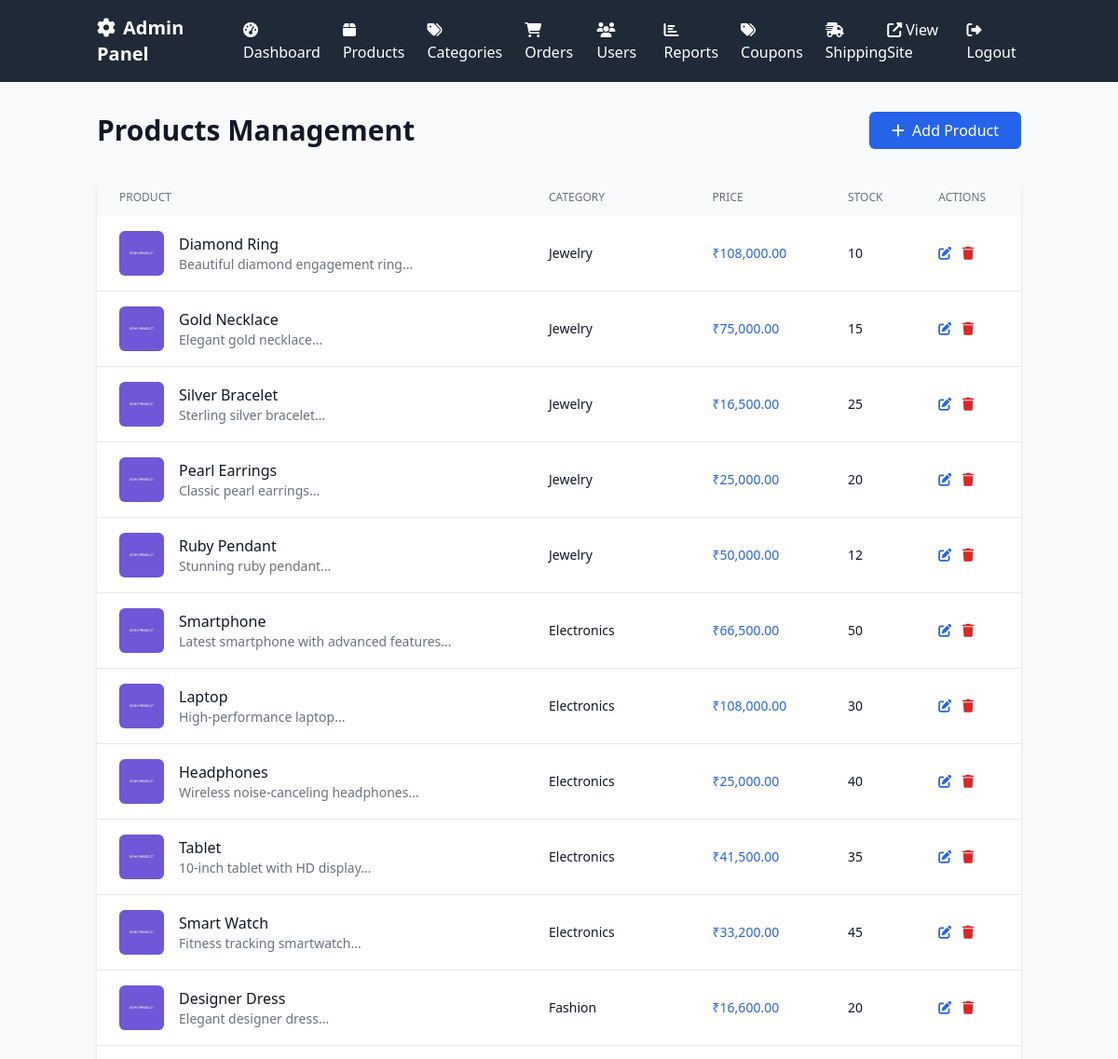
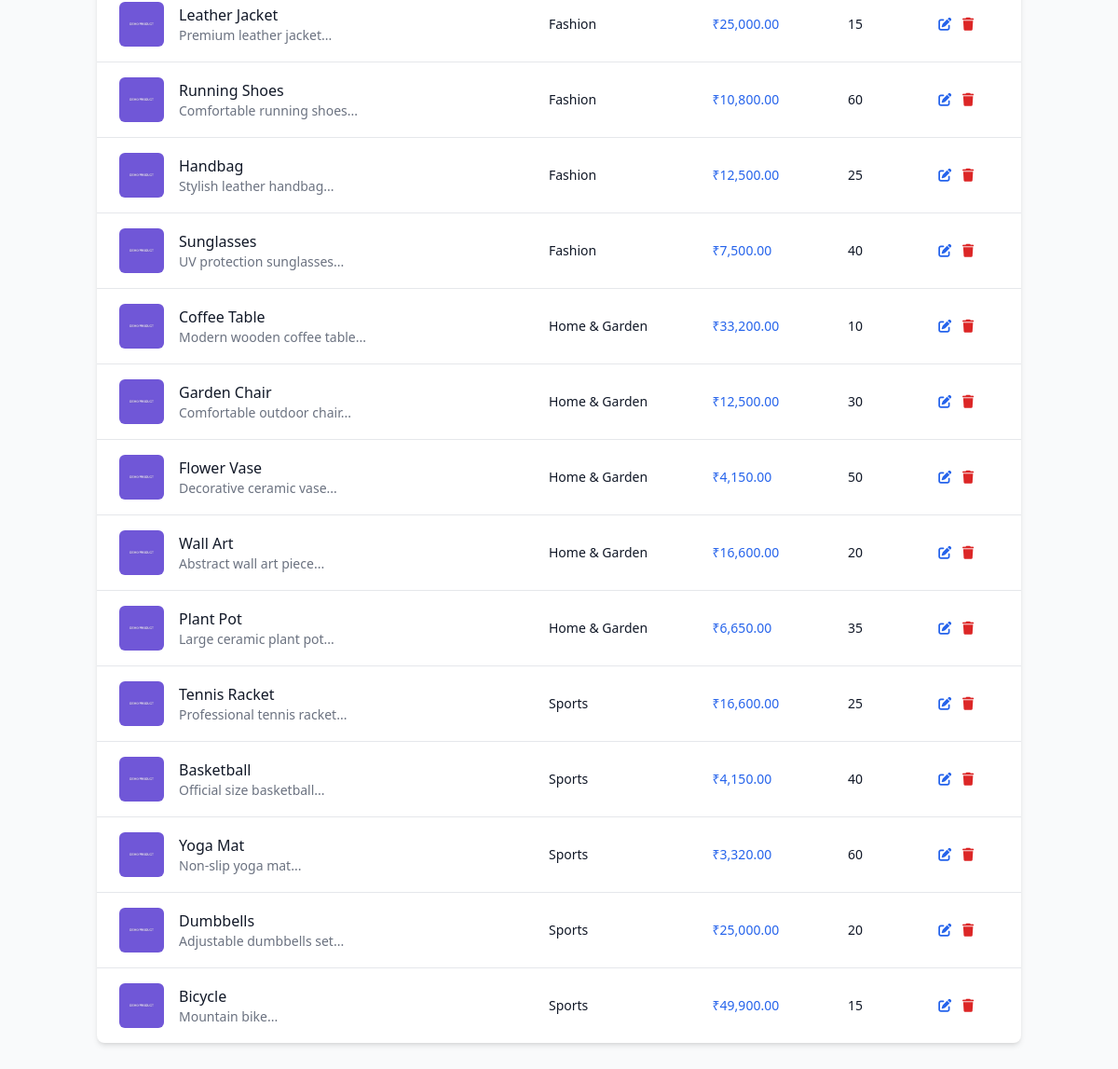
/admin/products.php (signed in), run on the app's committed database (2 pictures, top to bottom).
### tables this page shows
CREATE TABLE products (
    id INT AUTO_INCREMENT PRIMARY KEY,
    name VARCHAR(200) NOT NULL,
    description TEXT,
    price DECIMAL(10,2) NOT NULL,
    category_id INT,
    image VARCHAR(255),
    stock INT DEFAULT 0,
    created_at TIMESTAMP DEFAULT CURRENT_TIMESTAMP,
    FOREIGN KEY (category_id) REFERENCES categories(id)
);

CREATE TABLE categories (
    id INT AUTO_INCREMENT PRIMARY KEY,
    name VARCHAR(100) NOT NULL,
    description TEXT,
    created_at TIMESTAMP DEFAULT CURRENT_TIMESTAMP
);

### classes/Product.php (called while the page is built, shortened)
<?php
class Product {
    private $conn;
    private $table_name = "products";
    public function __construct($db) {
        $this->conn = $db;
    }
    public function getAllProducts($filters = []) {
        $query = "SELECT p.*, c.name as category_name,
                  COALESCE(AVG(r.rating), 0) as avg_rating,
                  COUNT(r.id) as review_count
                  FROM " . $this->table_name . " p
                  LEFT JOIN categories c ON p.category_id = c.id
                  LEFT JOIN reviews r ON p.id = r.product_id
                  WHERE 1=1";
        $params = [];
        $query .= " GROUP BY p.id, c.name";
        $sort = $filters['sort'] ?? 'newest';
        switch ($sort) {
            default:
                $query .= " ORDER BY p.created_at DESC";
        }
        $stmt = $this->conn->prepare($query);
        $stmt->execute($params);
        return $stmt->fetchAll(PDO::FETCH_ASSOC);
    }
}
?>

### config/config.php (called while the page is built, shortened)
<?php
$currencies = [
    'INR' => ['symbol' => '₹', 'rate' => 1.00],
    'USD' => ['symbol' => '$', 'rate' => 0.012],
    'EUR' => ['symbol' => '€', 'rate' => 0.011],
    'GBP' => ['symbol' => '£', 'rate' => 0.0095],
    'JPY' => ['symbol' => '¥', 'rate' => 1.80]
];
function formatPrice($price, $currency = null) {
    global $currencies;
    $currency = $currency ?: $_SESSION['currency'];
    $convertedPrice = $price * $currencies[$currency]['rate'];
    return $currencies[$currency]['symbol'] . number_format($convertedPrice, 2);
}
?>

### admin/products.php (the view, shortened to what this page needs)
<?php
require_once '../config/config.php';
require_once '../classes/Product.php';
$database = new Database();
$db = $database->getConnection();
$product = new Product($db);
$products = $product->getAllProducts();
?>
<!DOCTYPE html>
<html lang="en">
<head>
    <script src="https://cdn.tailwindcss.com"></script>
    <link href="https://cdnjs.cloudflare.com/ajax/libs/font-awesome/6.5.1/css/all.min.css" rel="stylesheet">
</head>
<body class="bg-gray-50">
    <?php include 'includes/admin_header.php'; ?>
    <div class="container mx-auto px-4 py-8">
        <div class="flex justify-between items-center mb-8">
            <h1 class="text-3xl font-bold text-gray-900">Products Management</h1>
            <button onclick="openAddModal()" class="bg-blue-600 text-white px-6 py-2 rounded-md hover:bg-blue-700 transition">
                <i class="fas fa-plus mr-2"></i>Add Product
            </button>
        </div>
        <div class="bg-white rounded-lg shadow-md overflow-hidden">
            <table class="w-full">
                <thead class="bg-gray-50">
                    <tr>
                        <th class="px-6 py-3 text-left text-xs font-medium text-gray-500 uppercase">Product</th>
                        <th class="px-6 py-3 text-left text-xs font-medium text-gray-500 uppercase">Category</th>
                        <th class="px-6 py-3 text-left text-xs font-medium text-gray-500 uppercase">Price</th>
                        <th class="px-6 py-3 text-left text-xs font-medium text-gray-500 uppercase">Stock</th>
                        <th class="px-6 py-3 text-left text-xs font-medium text-gray-500 uppercase">Actions</th>
                    </tr>
                </thead>
                <tbody class="divide-y divide-gray-200">
                    <?php foreach ($products as $prod): ?>
                        <tr>
                            <td class="px-6 py-4">
                                <div class="flex items-center">
                                    <img src="../assets/images/<?php echo $prod['image']; ?>"
                                         alt="<?php echo htmlspecialchars($prod['name']); ?>"
                                         class="w-12 h-12 object-cover rounded-md mr-4"
                                         onerror="this.src='../assets/images/demo-product.jpg'">
                                    <div>
                                        <div class="font-medium text-gray-900"><?php echo htmlspecialchars($prod['name']); ?></div>
                                        <div class="text-sm text-gray-500"><?php echo substr($prod['description'], 0, 50); ?>...</div>
                                    </div>
                                </div>
                            </td>
                            <td class="px-6 py-4 text-sm text-gray-900"><?php echo $prod['category_name']; ?></td>
                            <td class="px-6 py-4 text-sm font-medium text-blue-600"><?php echo formatPrice($prod['price']); ?></td>
                            <td class="px-6 py-4 text-sm text-gray-900"><?php echo $prod['stock']; ?></td>
                            <td class="px-6 py-4 text-sm space-x-2">
                                <button onclick="editProduct(<?php echo htmlspecialchars(json_encode($prod)); ?>)"
                                        class="text-blue-600 hover:text-blue-900">
                                    <i class="fas fa-edit"></i>
                                </button>
                                <button onclick="deleteProduct(<?php echo $prod['id']; ?>)"
                                        class="text-red-600 hover:text-red-900">
                                    <i class="fas fa-trash"></i>
                                </button>
                            </td>
                        </tr>
                    <?php endforeach; ?>
                </tbody>
            </table>
        </div>
    </div>
</body>
</html>

### data on the page
products: name "Diamond Ring", description "Beautiful diamond engagement ring", category.name "Jewelry", price "₹108,000.00", stock "10"
products: name "Gold Necklace", description "Elegant gold necklace", category.name "Jewelry", price "₹75,000.00", stock "15"
products: name "Silver Bracelet", description "Sterling silver bracelet", category.name "Jewelry", price "₹16,500.00", stock "25"
products: name "Pearl Earrings", description "Classic pearl earrings", category.name "Jewelry", price "₹25,000.00", stock "20"
products: name "Ruby Pendant", description "Stunning ruby pendant", category.name "Jewelry", price "₹50,000.00", stock "12"
products: name "Smartphone", description "Latest smartphone with advanced features", category.name "Electronics", price "₹66,500.00", stock "50"
products: name "Laptop", description "High-performance laptop", category.name "Electronics", price "₹108,000.00", stock "30"
products: name "Headphones", description "Wireless noise-canceling headphones", category.name "Electronics", price "₹25,000.00", stock "40"
products: name "Tablet", description "10-inch tablet with HD display", category.name "Electronics", price "₹41,500.00", stock "35"
products: name "Smart Watch", description "Fitness tracking smartwatch", category.name "Electronics", price "₹33,200.00", stock "45"
products: name "Designer Dress", description "Elegant designer dress", category.name "Fashion", price "₹16,600.00", stock "20"
products: name "Leather Jacket", description "Premium leather jacket", category.name "Fashion", price "₹25,000.00", stock "15"
products: name "Running Shoes", description "Comfortable running shoes", category.name "Fashion", price "₹10,800.00", stock "60"
products: name "Handbag", description "Stylish leather handbag", category.name "Fashion", price "₹12,500.00", stock "25"
products: name "Sunglasses", description "UV protection sunglasses", category.name "Fashion", price "₹7,500.00", stock "40"
products: name "Coffee Table", description "Modern wooden coffee table", category.name "Home & Garden", price "₹33,200.00", stock "10"
products: name "Garden Chair", description "Comfortable outdoor chair", category.name "Home & Garden", price "₹12,500.00", stock "30"
products: name "Flower Vase", description "Decorative ceramic vase", category.name "Home & Garden", price "₹4,150.00", stock "50"
products: name "Wall Art", description "Abstract wall art piece", category.name "Home & Garden", price "₹16,600.00", stock "20"
products: name "Plant Pot", description "Large ceramic plant pot", category.name "Home & Garden", price "₹6,650.00", stock "35"
products: name "Tennis Racket", description "Professional tennis racket", category.name "Sports", price "₹16,600.00", stock "25"
products: name "Basketball", description "Official size basketball", category.name "Sports", price "₹4,150.00", stock "40"
products: name "Yoga Mat", description "Non-slip yoga mat", category.name "Sports", price "₹3,320.00", stock "60"
products: name "Dumbbells", description "Adjustable dumbbells set", category.name "Sports", price "₹25,000.00", stock "20"
products: name "Bicycle", description "Mountain bike", category.name "Sports", price "₹49,900.00", stock "15"
